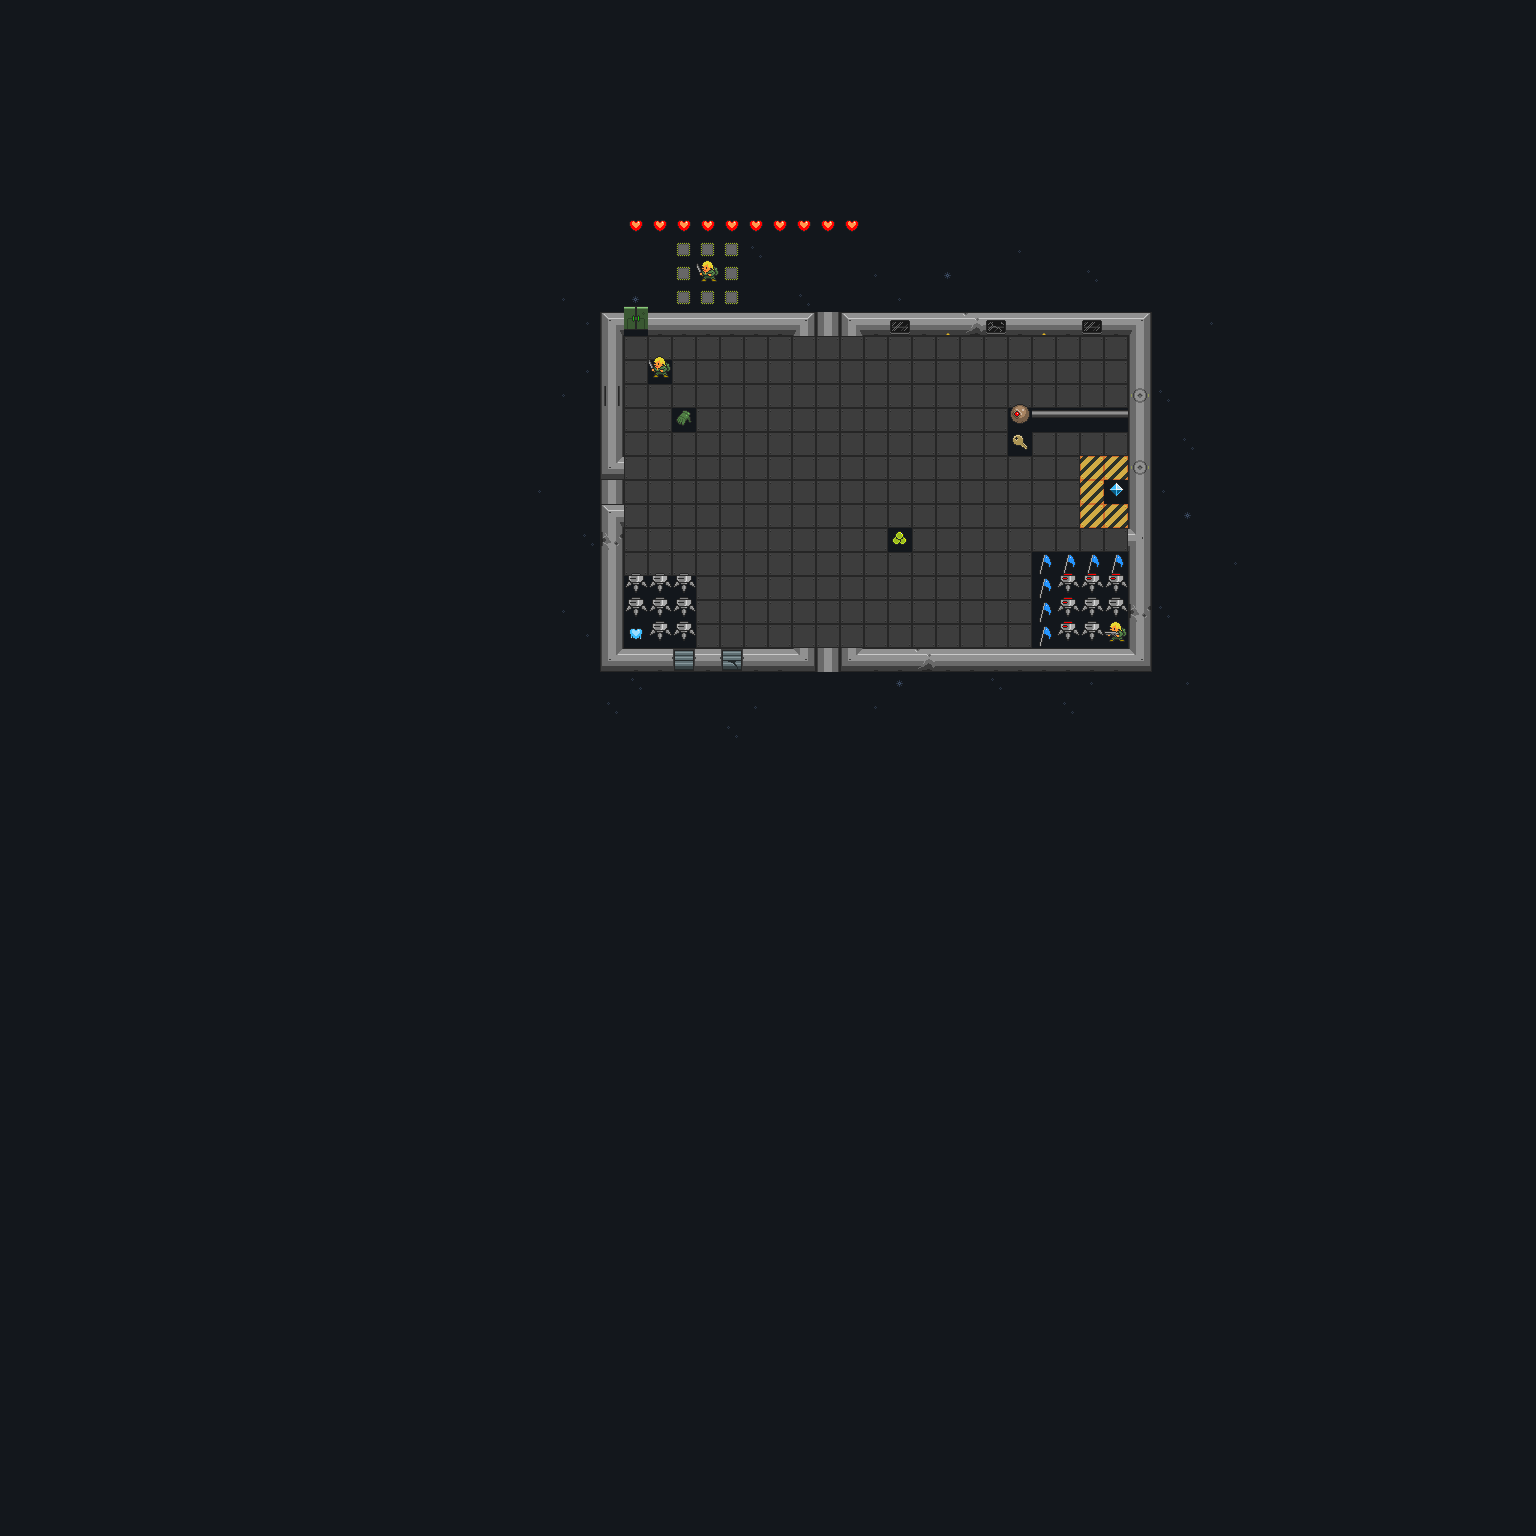

Below is a game level as drawn by its tile map, then a one-line description and the .tmx that defines it (tile-layer data replaced by summaries):
An orthogonal 64x64 tile map with 24x24 px tiles, 2 tile layers (space, ground), 2 hidden layers not drawn, 6 tilesets.

<map version="1.0" orientation="orthogonal" renderorder="right-down" width="64" height="64" tilewidth="24" tileheight="24" nextobjectid="1">
 <tileset firstgid="1" name="oryx_16bit_scifi_world" tilewidth="24" tileheight="24" tilecount="1435">
  <image source="oryx_16bit_scifi_world.png" trans="000000" width="840" height="984" />
 </tileset>
 <tileset firstgid="1436" name="oryx_16bit_scifi_world_trans" tilewidth="24" tileheight="24" tilecount="1435">
  <tileoffset x="0" y="-6" />
  <image source="oryx_16bit_scifi_world_trans.png" trans="000000" width="840" height="984" />
 </tileset>
 <tileset firstgid="2871" name="oryx_16bit_scifi_creatures" tilewidth="24" tileheight="24" tilecount="1312">
  <tileoffset x="0" y="-6" />
  <image source="oryx_16bit_scifi_creatures.png" trans="000000" width="768" height="984" />
 </tileset>
 <tileset firstgid="4183" name="oryx_16bit_scifi_creatures" tilewidth="24" tileheight="24" tilecount="1312">
  <tileoffset x="0" y="-3" />
  <image source="oryx_16bit_scifi_creatures.png" trans="000000" width="768" height="984" />
 </tileset>
 <tileset firstgid="5495" name="oryx_16bit_scifi_items" tilewidth="16" tileheight="16" tilecount="198">
  <tileoffset x="4" y="-6" />
  <image source="oryx_16bit_scifi_items.png" trans="000000" width="352" height="144" />
 </tileset>
 <tileset firstgid="5693" name="oryx_16bit_scifi_world_decals" tilewidth="24" tileheight="24" tilecount="110">
  <image source="oryx_16bit_scifi_world_decals.png" trans="000000" width="240" height="264" />
 </tileset>
 <layer name="space" width="64" height="64">
  <data>[4096 cells, 4096 non-empty, 5 distinct tile ids]</data>
 </layer>
 <layer name="ground" width="64" height="64">
  <data>[4096 cells, 364 non-empty, 33 distinct tile ids]</data>
 </layer>
 <layer name="shadows" width="64" height="64" visible="0">
  <data>[4096 cells, 0 non-empty, 0 distinct tile ids]</data>
 </layer>
 <layer name="objects" width="64" height="64" visible="0" opacity="0.61">
  <data>[4096 cells, 55 non-empty, 26 distinct tile ids]</data>
 </layer>
</map>
